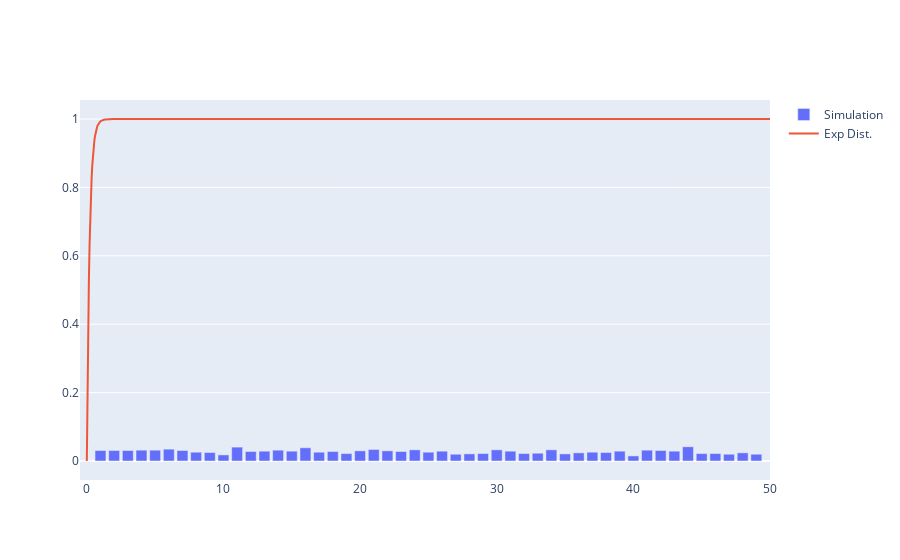

The cell this chart's notebook holds for it:
### Code cell
fig = go.Figure()
fig.add_trace(go.Bar(y=ExpRVList[:maxExpX], name='Simulation'))
fig.add_trace(go.Scatter(x=xList, y=yList, mode='lines', name='Exp Dist.'))
fig.show()

### Figure 1 — Plotly figure (JSON) as saved in the notebook; plotly's stock layout.template omitted (floating-point values rounded to 4 significant figures; data arrays with more than 128 entries replaced by an {"elided": "..."} marker saying what was removed)
{"data": [{"name": "Simulation", "type": "bar", "y": [0, 0.03069, 0.03069, 0.03069, 0.03168, 0.03168, 0.03465, 0.03069, 0.02574, 0.02475, 0.01782, 0.04059, 0.02772, 0.02871, 0.03168, 0.02871, 0.03861, 0.02574, 0.02772, 0.02178, 0.0297, 0.03366, 0.0297, 0.02772, 0.03267, 0.02574, 0.02871, 0.0198, 0.02079, 0.02178, 0.03267, 0.02871, 0.02178, 0.02277, 0.03267, 0.02079, 0.02376, 0.02574, 0.02475, 0.02871, 0.01485, 0.03168, 0.03069, 0.02871, 0.04158, 0.02178, 0.02178, 0.0198, 0.02376, 0.0198]}, {"mode": "lines", "name": "Exp Dist.", "type": "scatter", "x": {"elided": "1000 float values"}, "y": {"elided": "1000 float values"}}], "layout": {}}
